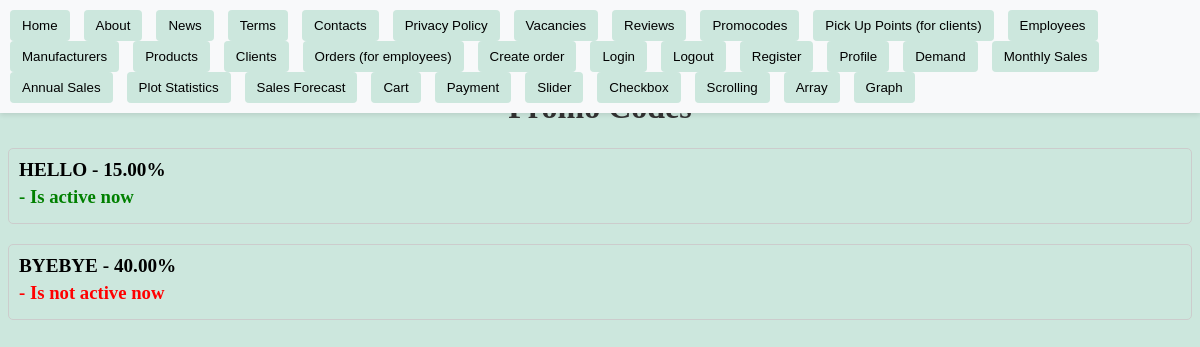
Page /promocodes/ on the committed database.
### store/models.py (models this page shows, shortened)
class PromoCode(models.Model):
    code = models.CharField(max_length=50, unique=True)
    percentage = models.DecimalField(
        max_digits=5,
        decimal_places=2,
        validators=[MinValueValidator(1), MaxValueValidator(99)],
    )
    is_active = models.BooleanField(default=True)

### store/views/pages_views.py (the view)
# urls.py: path("promocodes/", promocodes_page_view, name="promocodes"),
def promocodes_page_view(request):
    promocodes = PromoCode.objects.all()
    context = {"promocodes": promocodes}
    logger.log(settings.LOGGING_LEVELS["info"], "VIEW: promocodes_page_view")
    return render(request, "pages/promocodes_page.html", context)

### store/templates/pages/promocodes_page.html (shortened to what this page needs)
{% extends "base.html" %}
{% block content%}
    <h1>Promo Codes</h1>
    <ul>
        {% for promocode in promocodes %}
        <li>
            <h2>{{ promocode.code }} - {{ promocode.percentage }}%</h2>
            {% if promocode.is_active %}
            <h3 class="active">- Is active now</h3>
            {% else %}
            <h3 class="inactive">- Is not active now</h3>
            {% endif %}
        </li>
        {% endfor %}
    </ul>
{% endblock content %}

### static/styles.css (style rules this page uses)
body { background-color: #cce7dd; }

### store/templates/pages/promocodes_page.html (style rules this page uses)
h1 { text-align: center; color: #333; }
ul { list-style-type: none; padding: 0; }
li { margin-bottom: 20px; padding: 10px; border: 1px solid #ccc; border-radius: 5px; }
h2 { margin: 0; font-size: 1.2em; }
h3 { margin: 5px 0; color: #888; }
.active { color: green; }
.inactive { color: red; }

### rows in the picture
PromoCode: code "HELLO", percentage "15.00", is_active "- Is active now"
PromoCode: code "BYEBYE", percentage "40.00", is_active "- Is not active now"
